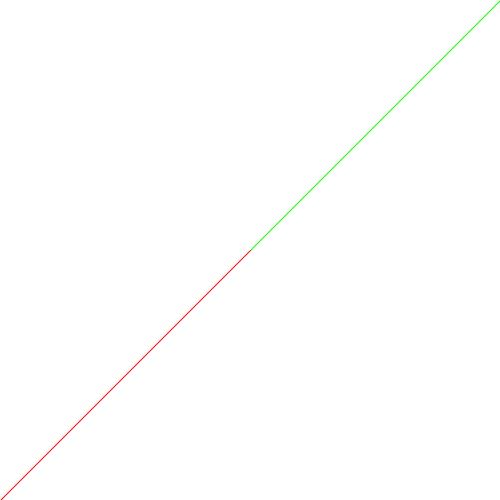
Frame 1 (no input)
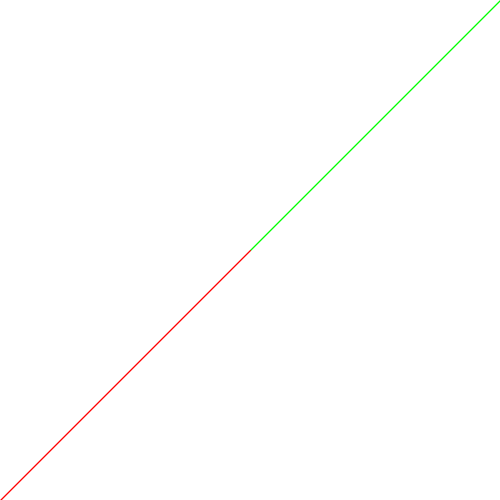
Frame 2 (the mouse pressed at the canvas centre, redrawn once)

The Processing sketch that drew these frames (run headless with seeded random() and noise(); the mouse was pressed at the canvas centre and the sketch redrawn once):

// Processing sketch: line_segment_intersection
// ── line_segment_intersection.pde
class Punto {
  float x;
  float y;
  Punto (float px, float py) {
    x = px;
    y = py;
  }
}

void setup() {
  size(500, 500);
  background(255);
  noLoop();
}

boolean in_range(float n) {
  if ( 0 <= n && n <= 1)
    return true;
  return false;
}

boolean intersection(Punto A, Punto B, Punto C, Punto D, Punto P) {
  float r, s;
  float dem_r, dem_s;
  float num;
  
  dem_r = (A.y - C.y) * (D.x - C.x) - (A.x - C.x) * (D.y - C.y);
  dem_s = (A.y - C.y) * (B.x - A.x) - (A.x - C.x) * (B.y - A.y);
  num = (B.x - A.y) * (D.y - C.y) - (B.y - A.y) * (D.x - C.x);

  if (dem_r == 0 || dem_r == 1)
    return false;
  r = dem_r / num;
  s = dem_s / num;

  if ( !in_range(r) )
    return false;
  if ( !in_range(s) )
    return false;

  P.x = A.x + r * (B.x - A.x);
  P.y = A.y + r * (B.y - A.y);
  return true;
}

void draw() {
   Punto A, B, C, D, P;
   A = new Punto(width/2, height/2);
   B = new Punto(width, 0);
   C = new Punto(250, 250);
   D = new Punto(0, height); 
   P = new Punto(0, 0);

   strokeWeight(1);
   stroke(0, 255, 0);
   line(A.x, A.y, B.x, B.y);
   stroke(255, 0, 0);
   line(C.x, C.y, D.x, D.y);
   
   stroke(0, 0, 255);
   strokeWeight(10);
   if ( intersection(A, B, C, D, P) )
     point(P.x, P.y);
}
